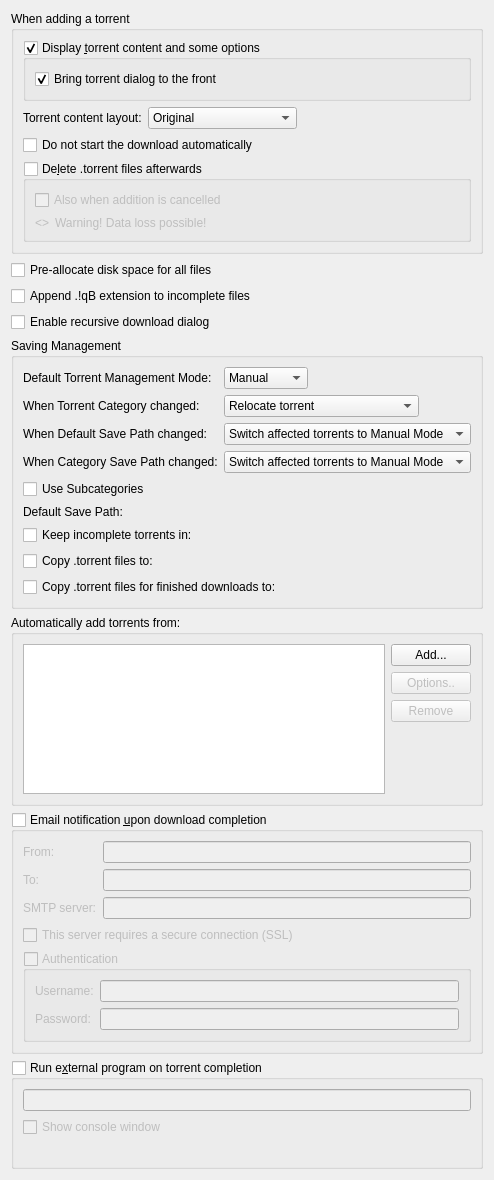
          <widget class="QWidget" name="scrollAreaWidgetContents_2">
           <property name="geometry">
            <rect>
             <x>0</x>
             <y>0</y>
             <width>470</width>
             <height>1066</height>
            </rect>
           </property>
           <layout class="QVBoxLayout" name="verticalLayout">
            <item>
             <widget class="QGroupBox" name="torrentAdditionBox">
              <property name="title">
               <string>When adding a torrent</string>
              </property>
              <layout class="QVBoxLayout" name="torrentAdditionBoxLayout">
               <item>
                <widget class="QGroupBox" name="checkAdditionDialog">
                 <property name="title">
                  <string>Display &amp;torrent content and some options</string>
                 </property>
                 <property name="checkable">
                  <bool>true</bool>
                 </property>
                 <layout class="QVBoxLayout" name="verticalLayout_18">
                  <item>
                   <widget class="QCheckBox" name="checkAdditionDialogFront">
                    <property name="text">
                     <string>Bring torrent dialog to the front</string>
                    </property>
                    <property name="checked">
                     <bool>true</bool>
                    </property>
                   </widget>
                  </item>
                 </layout>
                </widget>
               </item>
               <item>
                <layout class="QHBoxLayout" name="horizontalLayout_19">
                 <item>
                  <widget class="QLabel" name="contentLayoutLabel">
                   <property name="text">
                    <string>Torrent content layout:</string>
                   </property>
                  </widget>
                 </item>
                 <item>
                  <widget class="QComboBox" name="contentLayoutComboBox">
                   <property name="currentIndex">
                    <number>0</number>
                   </property>
                   <item>
                    <property name="text">
                     <string>Original</string>
                    </property>
                   </item>
                   <item>
                    <property name="text">
                     <string>Create subfolder</string>
                    </property>
                   </item>
                   <item>
                    <property name="text">
                     <string>Don't create subfolder</string>
                    </property>
                   </item>
                  </widget>
                 </item>
                 <item>
                  <spacer name="horizontalSpacer_20">
                   <property name="orientation">
                    <enum>Qt::Horizontal</enum>
                   </property>
                   <property name="sizeHint" stdset="0">
                    <size>
                     <width>40</width>
                     <height>20</height>
                    </size>
                   </property>
                  </spacer>
                 </item>
                </layout>
               </item>
               <item>
                <widget class="QCheckBox" name="checkStartPaused">
                 <property name="toolTip">
                  <string>The torrent will be added to download list in a paused state</string>
                 </property>
                 <property name="text">
                  <string extracomment="The torrent will be added to download list in a paused state">Do not start the download automatically</string>
                 </property>
                </widget>
               </item>
               <item>
                <widget class="QGroupBox" name="deleteTorrentBox">
                 <property name="toolTip">
                  <string>Should the .torrent file be deleted after adding it</string>
                 </property>
                 <property name="title">
                  <string>De&amp;lete .torrent files afterwards </string>
                 </property>
                 <property name="checkable">
                  <bool>true</bool>
                 </property>
                 <property name="checked">
                  <bool>false</bool>
                 </property>
                 <layout class="QVBoxLayout" name="deleteTorrentBoxLayout">
                  <item>
                   <widget class="QCheckBox" name="deleteCancelledTorrentBox">
                    <property name="toolTip">
                     <string>Also delete .torrent files whose addition was cancelled</string>
                    </property>
                    <property name="text">
                     <string>Also when addition is cancelled</string>
                    </property>
                   </widget>
                  </item>
                  <item>
                   <layout class="QHBoxLayout" name="deleteTorrentWarningLayout">
                    <item>
                     <widget class="QLabel" name="deleteTorrentWarningIcon">
                      <property name="sizePolicy">
                       <sizepolicy hsizetype="Fixed" vsizetype="Preferred">
                        <horstretch>0</horstretch>
                        <verstretch>0</verstretch>
                       </sizepolicy>
                      </property>
                      <property name="text">
                       <string notr="true">&lt;&gt;</string>
                      </property>
                     </widget>
                    </item>
                    <item>
                     <widget class="QLabel" name="deleteTorrentWarningLabel">
                      <property name="text">
                       <string>Warning! Data loss possible!</string>
                      </property>
                     </widget>
                    </item>
                   </layout>
                  </item>
                 </layout>
                </widget>
               </item>
              </layout>
             </widget>
            </item>
            <item>
             <widget class="QCheckBox" name="checkPreallocateAll">
              <property name="toolTip">
               <string>Allocate full file sizes on disk before starting downloads, to minimize fragmentation. Only useful for HDDs.</string>
              </property>
              <property name="text">
               <string>Pre-allocate disk space for all files</string>
              </property>
             </widget>
            </item>
            <item>
             <widget class="QCheckBox" name="checkAppendqB">
              <property name="text">
               <string>Append .!qB extension to incomplete files</string>
              </property>
             </widget>
            </item>
            <item>
             <widget class="QCheckBox" name="checkRecursiveDownload">
              <property name="toolTip">
               <string>When a torrent is downloaded, offer to add torrents from any .torrent files found inside it</string>
              </property>
              <property name="text">
               <string>Enable recursive download dialog</string>
              </property>
             </widget>
            </item>
            <item>
             <widget class="QGroupBox" name="groupSavingManagement">
              <property name="title">
               <string>Saving Management</string>
              </property>
              <layout class="QVBoxLayout" name="groupSavingManagementLayout">
               <item>
                <layout class="QGridLayout" name="gridLayout_3">
                 <item row="0" column="0">
                  <widget class="QLabel" name="label_40">
                   <property name="text">
                    <string>Default Torrent Management Mode:</string>
                   </property>
                  </widget>
                 </item>
                 <item row="0" column="1">
                  <layout class="QHBoxLayout" name="horizontalLayout_70">
                   <property name="spacing">
                    <number>10</number>
                   </property>
                   <item>
                    <widget class="QComboBox" name="comboSavingMode">
                     <property name="toolTip">
                      <string>Automatic: Various torrent properties (e.g. save path) will be decided by the associated category
Manual: Various torrent properties (e.g. save path) must be assigned manually</string>
                     </property>
                     <item>
                      <property name="text">
                       <string>Manual</string>
                      </property>
                     </item>
                     <item>
                      <property name="text">
                       <string>Automatic</string>
                      </property>
                     </item>
                    </widget>
                   </item>
                   <item>
                    <spacer name="horizontalSpacer_160">
                     <property name="orientation">
                      <enum>Qt::Horizontal</enum>
                     </property>
                     <property name="sizeHint" stdset="0">
                      <size>
                       <width>40</width>
                       <height>20</height>
                      </size>
                     </property>
                    </spacer>
                   </item>
                  </layout>
                 </item>
                 <item row="1" column="0">
                  <widget class="QLabel" name="labelTorrentCategoryChanged">
                   <property name="text">
                    <string>When Torrent Category changed:</string>
                   </property>
                  </widget>
                 </item>
                 <item row="1" column="1">
                  <layout class="QHBoxLayout" name="horizontalLayout_14">
                   <item>
                    <widget class="QComboBox" name="comboTorrentCategoryChanged">
                     <item>
                      <property name="text">
                       <string>Relocate torrent</string>
                      </property>
                     </item>
                     <item>
                      <property name="text">
                       <string>Switch torrent to Manual Mode</string>
                      </property>
                     </item>
                    </widget>
                   </item>
                   <item>
                    <spacer name="horizontalSpacer_17">
                     <property name="orientation">
                      <enum>Qt::Horizontal</enum>
                     </property>
                     <property name="sizeHint" stdset="0">
                      <size>
                       <width>40</width>
                       <height>20</height>
                      </size>
                     </property>
                    </spacer>
                   </item>
                  </layout>
                 </item>
                 <item row="2" column="0">
                  <widget class="QLabel" name="labelCategoryDefaultPathChanged">
                   <property name="text">
                    <string>When Default Save Path changed:</string>
                   </property>
                  </widget>
                 </item>
                 <item row="2" column="1">
                  <layout class="QHBoxLayout" name="horizontalLayout_15">
                   <item>
                    <widget class="QComboBox" name="comboCategoryDefaultPathChanged">
                     <property name="currentIndex">
                      <number>1</number>
                     </property>
                     <item>
                      <property name="text">
                       <string>Relocate affected torrents</string>
                      </property>
                     </item>
                     <item>
                      <property name="text">
                       <string>Switch affected torrents to Manual Mode</string>
                      </property>
                     </item>
                    </widget>
                   </item>
                   <item>
                    <spacer name="horizontalSpacer_18">
                     <property name="orientation">
                      <enum>Qt::Horizontal</enum>
                     </property>
                     <property name="sizeHint" stdset="0">
                      <size>
                       <width>40</width>
                       <height>20</height>
                      </size>
                     </property>
                    </spacer>
                   </item>
                  </layout>
                 </item>
                 <item row="3" column="0">
                  <widget class="QLabel" name="labelCategoryChanged">
                   <property name="text">
                    <string>When Category Save Path changed:</string>
                   </property>
                  </widget>
                 </item>
                 <item row="3" column="1">
                  <layout class="QHBoxLayout" name="horizontalLayout_17">
                   <item>
                    <widget class="QComboBox" name="comboCategoryChanged">
                     <property name="currentIndex">
                      <number>1</number>
                     </property>
                     <item>
                      <property name="text">
                       <string>Relocate affected torrents</string>
                      </property>
                     </item>
                     <item>
                      <property name="text">
                       <string>Switch affected torrents to Manual Mode</string>
                      </property>
                     </item>
                    </widget>
                   </item>
                   <item>
                    <spacer name="horizontalSpacer_19">
                     <property name="orientation">
                      <enum>Qt::Horizontal</enum>
                     </property>
                     <property name="sizeHint" stdset="0">
                      <size>
                       <width>40</width>
                       <height>20</height>
                      </size>
                     </property>
                    </spacer>
                   </item>
                  </layout>
                 </item>
                </layout>
               </item>
               <item>
                <widget class="QCheckBox" name="checkUseSubcategories">
                 <property name="text">
                  <string>Use Subcategories</string>
                 </property>
                </widget>
               </item>
               <item>
                <layout class="QGridLayout" name="gridLayout_4">
                 <item row="1" column="1">
                  <widget class="FileSystemPathLineEdit" name="textTempPath" native="true"/>
                 </item>
                 <item row="3" column="0">
                  <widget class="QCheckBox" name="checkExportDirFin">
                   <property name="text">
                    <string>Copy .torrent files for finished downloads to:</string>
                   </property>
                  </widget>
                 </item>
                 <item row="0" column="0">
                  <widget class="QLabel" name="labelSavePath">
                   <property name="text">
                    <string>Default Save Path:</string>
                   </property>
                  </widget>
                 </item>
                 <item row="2" column="0">
                  <widget class="QCheckBox" name="checkExportDir">
                   <property name="text">
                    <string>Copy .torrent files to:</string>
                   </property>
                  </widget>
                 </item>
                 <item row="1" column="0">
                  <widget class="QCheckBox" name="checkTempFolder">
                   <property name="text">
                    <string>Keep incomplete torrents in:</string>
                   </property>
                  </widget>
                 </item>
                 <item row="3" column="1">
                  <widget class="FileSystemPathLineEdit" name="textExportDirFin" native="true"/>
                 </item>
                 <item row="0" column="1">
                  <widget class="FileSystemPathLineEdit" name="textSavePath" native="true"/>
                 </item>
                 <item row="2" column="1">
                  <widget class="FileSystemPathLineEdit" name="textExportDir" native="true"/>
                 </item>
                </layout>
               </item>
              </layout>
             </widget>
            </item>
            <item>
             <widget class="QGroupBox" name="groupBox_2">
              <property name="title">
               <string>Automatically add torrents from:</string>
              </property>
              <layout class="QVBoxLayout" name="verticalLayout_38">
               <item>
                <layout class="QHBoxLayout" name="horizontalLayout_16">
                 <item>
                  <widget class="QTreeView" name="scanFoldersView">
                   <property name="sizePolicy">
                    <sizepolicy hsizetype="Expanding" vsizetype="Expanding">
                     <horstretch>0</horstretch>
                     <verstretch>1</verstretch>
                    </sizepolicy>
                   </property>
                   <property name="minimumSize">
                    <size>
                     <width>250</width>
                     <height>150</height>
                    </size>
                   </property>
                   <property name="editTriggers">
                    <set>QAbstractItemView::AllEditTriggers</set>
                   </property>
                   <property name="selectionMode">
                    <enum>QAbstractItemView::SingleSelection</enum>
                   </property>
                   <property name="selectionBehavior">
                    <enum>QAbstractItemView::SelectRows</enum>
                   </property>
                   <property name="textElideMode">
                    <enum>Qt::ElideNone</enum>
                   </property>
                   <property name="rootIsDecorated">
                    <bool>false</bool>
                   </property>
                   <attribute name="headerDefaultSectionSize">
                    <number>80</number>
                   </attribute>
                   <attribute name="headerStretchLastSection">
                    <bool>false</bool>
                   </attribute>
                  </widget>
                 </item>
                 <item>
                  <layout class="QVBoxLayout" name="verticalLayout_37">
                   <item>
                    <widget class="QPushButton" name="addWatchedFolderButton">
                     <property name="text">
                      <string>Add...</string>
                     </property>
                    </widget>
                   </item>
                   <item>
                    <widget class="QPushButton" name="editWatchedFolderButton">
                     <property name="enabled">
                      <bool>false</bool>
                     </property>
                     <property name="text">
                      <string>Options..</string>
                     </property>
                    </widget>
                   </item>
                   <item>
                    <widget class="QPushButton" name="removeWatchedFolderButton">
                     <property name="enabled">
                      <bool>false</bool>
                     </property>
                     <property name="text">
                      <string>Remove</string>
                     </property>
                    </widget>
                   </item>
                   <item>
                    <spacer name="verticalSpacer_6">
                     <property name="orientation">
                      <enum>Qt::Vertical</enum>
                     </property>
                     <property name="sizeHint" stdset="0">
                      <size>
                       <width>20</width>
                       <height>40</height>
                      </size>
                     </property>
                    </spacer>
                   </item>
                  </layout>
                 </item>
                </layout>
               </item>
              </layout>
             </widget>
            </item>
            <item>
             <widget class="QGroupBox" name="groupMailNotification">
              <property name="title">
               <string>Email notification &amp;upon download completion</string>
              </property>
              <property name="checkable">
               <bool>true</bool>
              </property>
              <property name="checked">
               <bool>false</bool>
              </property>
              <layout class="QVBoxLayout" name="verticalLayout_171">
               <item>
                <layout class="QGridLayout" name="gridLayout_9">
                 <item row="1" column="1">
                  <widget class="QLineEdit" name="lineEditDestEmail"/>
                 </item>
                 <item row="1" column="0">
                  <widget class="QLabel" name="label_2">
                   <property name="toolTip">
                    <string>Receiver</string>
                   </property>
                   <property name="text">
                    <string comment="To receiver">To:</string>
                   </property>
                  </widget>
                 </item>
                 <item row="2" column="0">
                  <widget class="QLabel" name="label_3">
                   <property name="text">
                    <string>SMTP server:</string>
                   </property>
                  </widget>
                 </item>
                 <item row="2" column="1">
                  <widget class="QLineEdit" name="lineEditSmtpServer"/>
                 </item>
                 <item row="0" column="1">
                  <widget class="QLineEdit" name="senderEmailTxt"/>
                 </item>
                 <item row="0" column="0">
                  <widget class="QLabel" name="label_25">
                   <property name="toolTip">
                    <string>Sender</string>
                   </property>
                   <property name="text">
                    <string comment="From sender">From:</string>
                   </property>
                  </widget>
                 </item>
                </layout>
               </item>
               <item>
                <widget class="QCheckBox" name="checkSmtpSSL">
                 <property name="text">
                  <string>This server requires a secure connection (SSL)</string>
                 </property>
                </widget>
               </item>
               <item>
                <widget class="QGroupBox" name="groupMailNotifAuth">
                 <property name="title">
                  <string>Authentication</string>
                 </property>
                 <property name="checkable">
                  <bool>true</bool>
                 </property>
                 <property name="checked">
                  <bool>false</bool>
                 </property>
                 <layout class="QFormLayout" name="formLayout_2">
                  <item row="0" column="0">
                   <widget class="QLabel" name="label_7">
                    <property name="text">
                     <string>Username:</string>
                    </property>
                   </widget>
                  </item>
                  <item row="0" column="1">
                   <widget class="QLineEdit" name="mailNotifUsername"/>
                  </item>
                  <item row="1" column="0">
                   <widget class="QLabel" name="label_8">
                    <property name="text">
                     <string>Password:</string>
                    </property>
                   </widget>
                  </item>
                  <item row="1" column="1">
                   <widget class="QLineEdit" name="mailNotifPassword">
                    <property name="echoMode">
                     <enum>QLineEdit::Password</enum>
                    </property>
                   </widget>
                  </item>
                 </layout>
                </widget>
               </item>
              </layout>
             </widget>
            </item>
            <item>
             <widget class="QGroupBox" name="autoRunBox">
              <property name="title">
               <string>Run e&amp;xternal program on torrent completion</string>
              </property>
              <property name="checkable">
               <bool>true</bool>
              </property>
              <property name="checked">
               <bool>false</bool>
              </property>
              <layout class="QVBoxLayout" name="verticalLayout_19">
               <item>
                <widget class="QLineEdit" name="lineEditAutoRun"/>
               </item>
               <item>
                <widget class="QCheckBox" name="autoRunConsole">
                 <property name="text">
                  <string>Show console window</string>
                 </property>
                </widget>
               </item>
               <item>
                <widget class="QLabel" name="labelAutoRunParam">
                 <property name="wordWrap">
                  <bool>true</bool>
                 </property>
                </widget>
               </item>
              </layout>
             </widget>
            </item>
           </layout>
          </widget>
